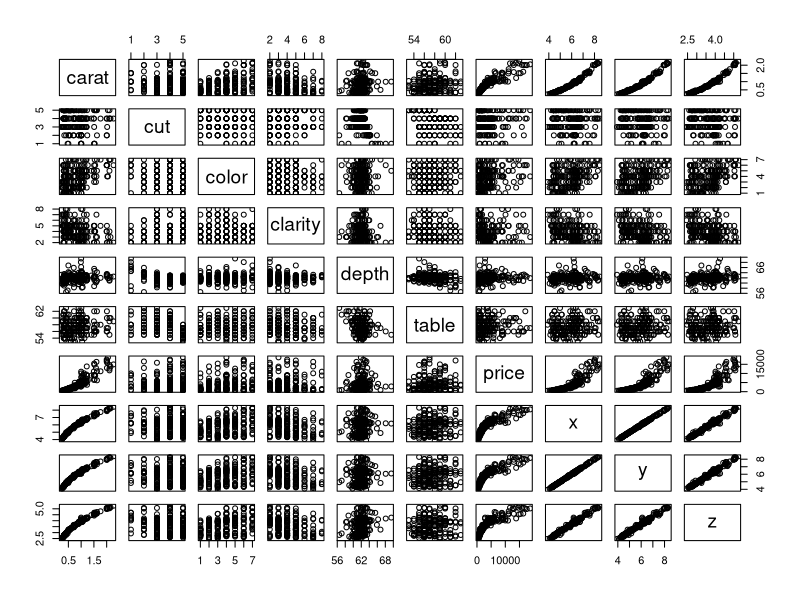
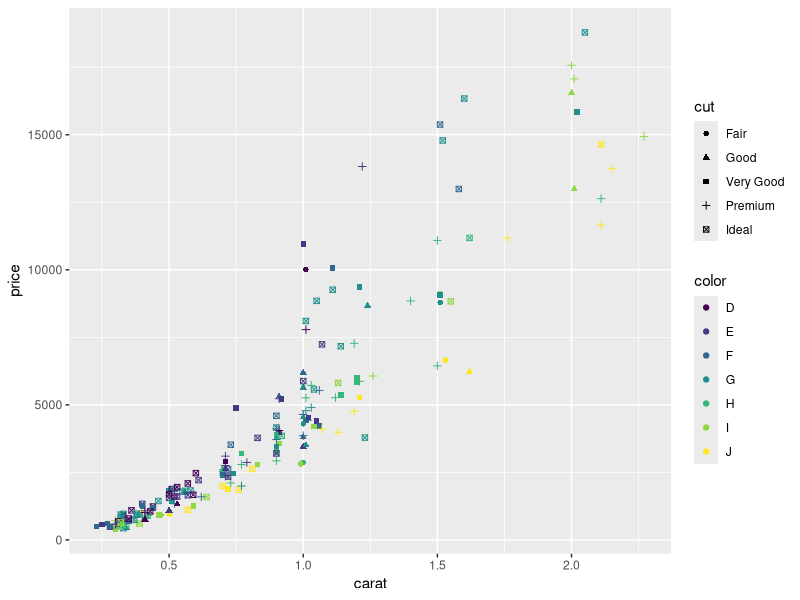
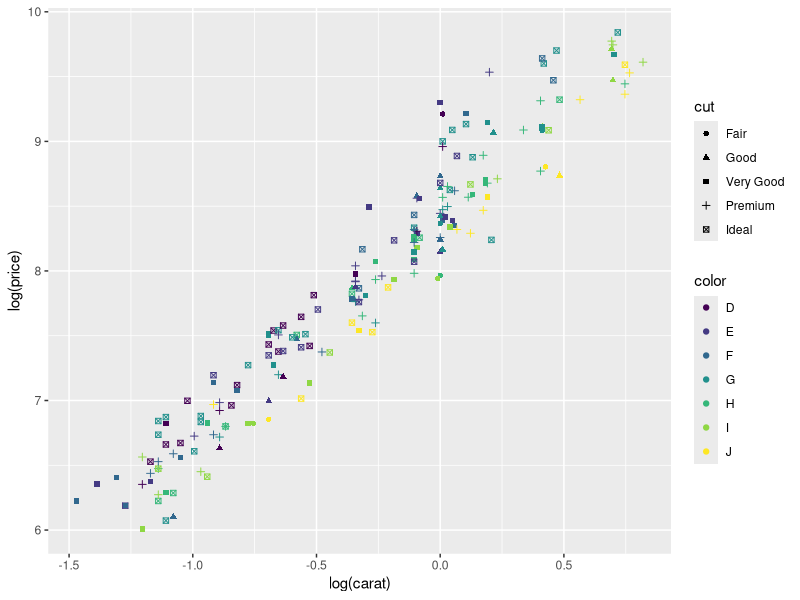
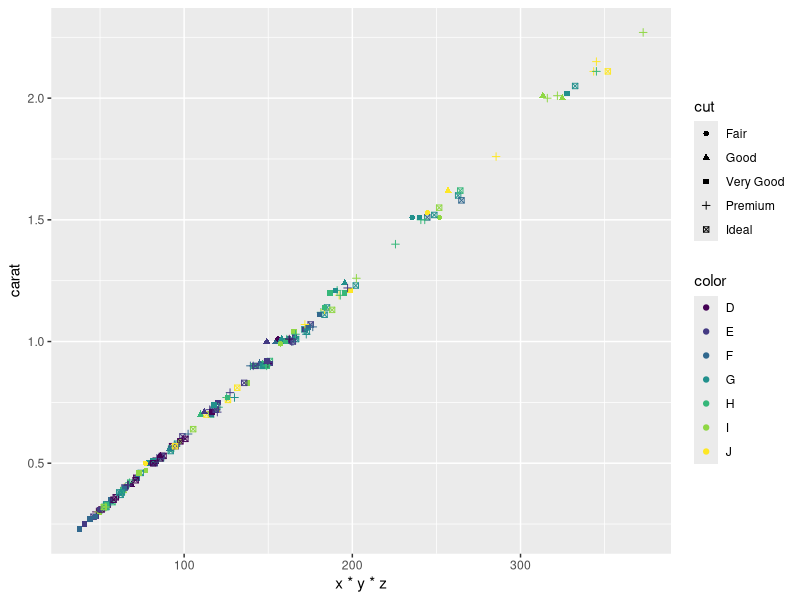
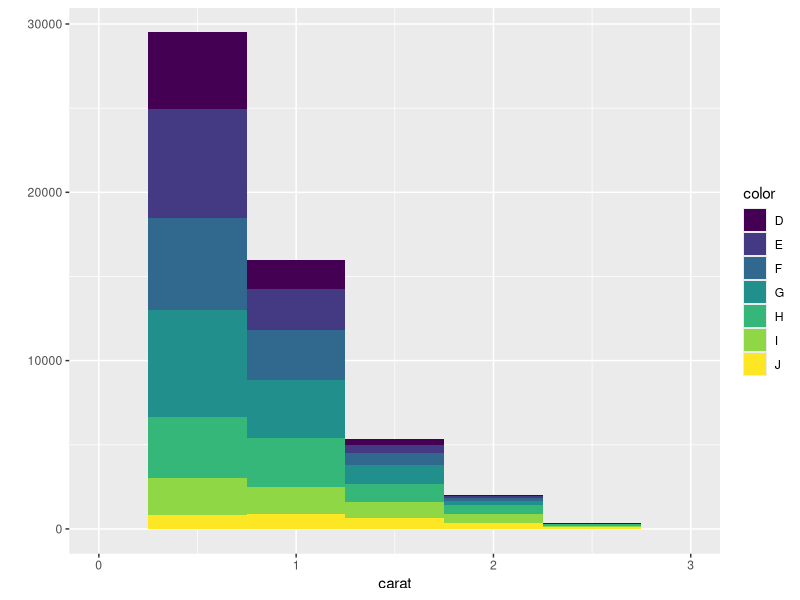

R code for these plots, in order:
## ---- chunk 1
knitr::opts_chunk$set(echo = TRUE)
## ---- chunk 2
library(ggplot2)
library(e1071) #for svm
library(lattice)
library(caret) #for confusionmatrix
## ---- chunk 3
data <- as.data.frame(diamonds)
#觀察資料
head(data)
summary(data)
#因資料比數過多，且原始資料為按照價格排序，故先亂數取200筆資料作討論
set.seed(1010)
data <- data[sample(nrow(data), 200),]
## ---- chunk 4
plot(data)
## ---- chunk 5
ggplot(data = data) +                        
  geom_point(aes(x = carat, 
                 y = price, 
                 color = color,
                 shape = cut))  
## ---- chunk 6
ggplot(data = data) +                        
  geom_point(aes(x = log(carat), 
                 y = log(price), 
                 color = color,
                 shape = cut))  
## ---- chunk 7
ggplot(data = data) +                        
  geom_point(aes(x = x*y*z, 
                 y = carat, 
                 color = color,
                 shape = cut)) 
## ---- chunk 8
qplot(carat, data = diamonds, geom = "histogram",
      fill = color,
      binwidth = 0.5, xlim = c(0, 3))
## ---- chunk 9
anova(a <- lm(carat ~ price, data = data))
## ---- chunk 10
#將價格分成三個價錢區間 class3[0, 1000), class2=[1000, 10000), class1=[10000, 100000)
for (i in 1:nrow(data)) {
  p <- data$price[i] 
  if (p >= 10000) { data$class[i] = 1 }
  if (1000 <= p & p < 10000) { data$class[i] = 2 }
  if (p < 1000) { data$class[i] = 3 }
}

#選取100筆資料作為訓練資料，另100筆資料做為測試資料
testID = sample(nrow(data), 100, replace = FALSE)
testID

x <- subset(data[testID, ], select = -class)
y <- as.factor(data$class[testID])

svm_model = 
  svmfit = svm(class ~ ., data = data[-testID, ], type = "C-classification") #預設似乎是跑線性迴歸，因此需將type改為分類

pred = predict(svm_model, x)

#畫出混淆矩陣
confusionMatrix(pred, y)
